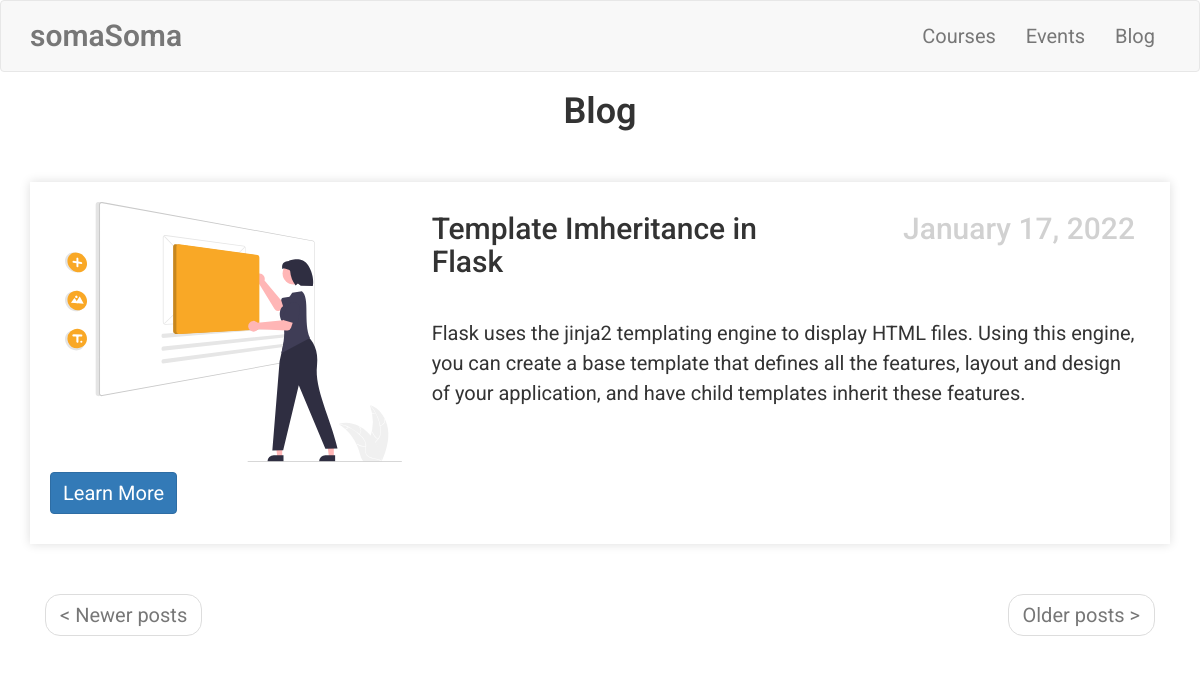
Page /blog on the committed database.
### app/models.py (models this page shows, shortened)
class BlogArticles(db.Model):
    id = db.Column(db.Integer, primary_key=True)
    article_image = db.Column(db.String(140))
    article_name = db.Column(db.String(140))
    body = db.Column(db.String(300))
    body_html = db.Column(db.Text)
    link = db.Column(db.String(140))
    timestamp = db.Column(db.DateTime, index=True, default=datetime.utcnow)
    allowed_status = db.Column(db.Boolean, default=False)
    teacher_id = db.Column(db.Integer, db.ForeignKey('teacher.id'))

### app/main/routes.py (the view)
@bp.route('/blog')
def blog():
    page = request.args.get('page', 1, type=int)
    allowed_blogs = BlogArticles.query.filter_by(
        allowed_status=True).order_by(
        BlogArticles.timestamp.desc()).paginate(
        page,
        current_app.config['POSTS_PER_PAGE'],
        False
        )
    next_url = url_for(
        'main.blog',
        _anchor="blogs",
        page=allowed_blogs.next_num) \
        if allowed_blogs.has_next else None
    prev_url = url_for(
        'main.blog',
        _anchor="blogs",
        page=allowed_blogs.prev_num) \
        if allowed_blogs.has_prev else None
    return render_template(
        'main/anonymous-content/blog.html',
        title='Blog',
        allowed_blogs=allowed_blogs.items,
        next_url=next_url,
        prev_url=prev_url
        )

### app/main/routes.py (called while the page is built)
@bp.before_request
def before_request():
    if current_user.is_authenticated:
        current_user.student_last_seen = datetime.utcnow()
        db.session.commit()

### app/templates/main/anonymous-content/blog.html
{% extends 'base.html' %}
{% block anonymous_app_content %}
        <div class="row">
            <div class="col-sm-12 text-center">
                <h1>{{ title }}</h1>
            </div>
        </div>
        {% for blog in allowed_blogs %}
            <div class="row blog">
                <div class="col-sm-4">
                    <img class="img-fluid" style="max-width: 100%; height: auto;" src="/{{ blog.article_image }}" alt="{{ blog.article_name }}">
                </div>
                <div class="col-sm-8">
                    <div class="row">
                        <div class="col-sm-7">
                            <h2>{{ blog.article_name }}</h2>
                        </div>
                        <div class="col-sm-5 text-right" style="color: #d1d1d1;">
                            <h2>{{ moment(blog.timestamp).format('LL') }}</h2>
                        </div>
                    </div>
                    <div class="row">
                        <div class="col-sm-12">
                            <p>{{ blog.body }}</p>
                        </div>
                    </div>
                </div>
                <div class="row">
                    <div class="col-sm-12">
                        <a href="{{ blog.link }}" class="btn btn-primary">Learn More</a>
                    </div>
                </div>
            </div>
        {% endfor %}
        <div class="row">
            <div class="col-sm-12">
                <nav aria-label="...">
                    <ul class="pager">
                        <li class="previous{% if not prev_url %} disabled{% endif %}">
                            <a href="{{ prev_url or '#' }}">
                                <span aria-hidden="true">&#60;</span> Newer posts
                            </a>
                        </li>
                        <li class="next{% if not next_url %} disabled{% endif %}">
                            <a href="{{ next_url or '#' }}">
                                Older posts <span aria-hidden="true">&#62;</span>
                            </a>
                        </li>
                    </ul>
                </nav>
            </div>
        </div>
{% endblock %}

### app/static/css/main.css (style rules this page uses)
html, body { font-family: 'Roboto', sans-serif; }
h1 { padding-bottom: 10px; font-weight: 600; margin-top: 0px; padding-top: 0px; }
h2, h3, h4, h5, h6, p { margin-top: 0px; padding-top: 10px; padding-bottom: 10px; }
p, li { line-height: 30px; margin-top: 10px; margin-bottom: 10px; }
p, li, td, .btn, .btn-alt, .schedule-btn { font-size: 20px; }
.blog { margin-bottom:10px; padding: 10px; }
.btn { margin-top: 5px; margin-bottom: 5px; }
.blog { padding: 20px; margin-top: 30px; margin-bottom: 30px; box-shadow: 0px 0px 10px #ddd; }
.blog a { margin-top: 10px; margin-bottom: 10px; }
.blog p { vertical-align: middle; }

### rows in the picture
BlogArticles: article_image (picture), article_name "Template Imheritance in Flask", timestamp "January 17, 2022", body "Flask uses the jinja2 templating engine to display HTML files. Using this engine, you can create a base template that defines all the features, layout and design of your application, and have child templates inherit these features."

### other values in the picture
{{ title }} "Blog"
